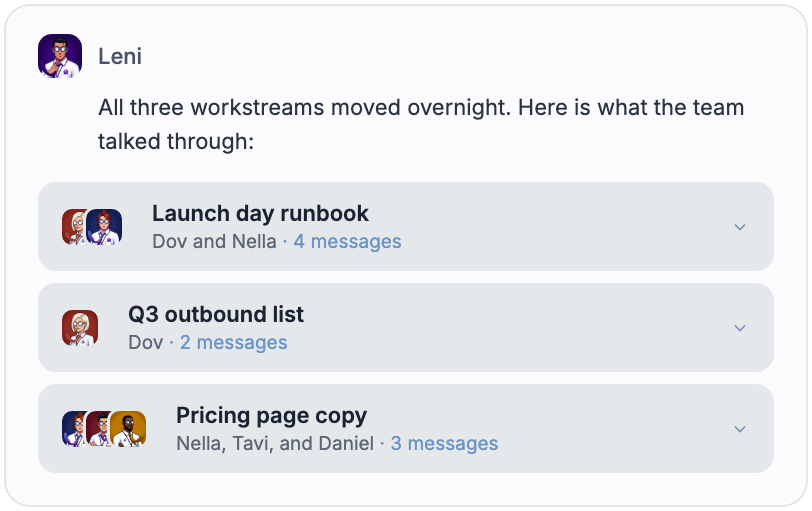
#> input picture email/2026-09-23-changelog-digest-topics-v2.png, 812 x 511 px
$ python halftone.py ../../../../email/2026-09-23-changelog-digest-topics-v2.png out.png
#> lines starting #> are read from the running program, lines starting #| are printed output that depends on the picture
"""Print-style portrait treatments from a transparent cutout.

usage: python3 halftone.py <cutout.png> <out.png> --mode halftone|engrave [--cell 9] [--ink 2337FD]
       [--contrast 1.4] [--brightness 1.1] [--width 1400] [--angle 22] [--bottom 1.0]
"""
import argparse, math
import numpy as np
from PIL import Image, ImageDraw, ImageOps, ImageEnhance, ImageFilter

p = argparse.ArgumentParser()
p.add_argument('src'); p.add_argument('out')
p.add_argument('--mode', default='halftone')
p.add_argument('--cell', type=int, default=9)
p.add_argument('--ink', default='2337FD')
p.add_argument('--contrast', type=float, default=1.4)
p.add_argument('--brightness', type=float, default=1.1)
p.add_argument('--width', type=int, default=1400)
p.add_argument('--angle', type=float, default=22)
p.add_argument('--bottom', type=float, default=1.0, help='keep this fraction of height (crop torso)')
p.add_argument('--fade', type=float, default=0.0, help='fade out the bottom this fraction')
a = p.parse_args()
ink = tuple(int(a.ink[i:i+2], 16) for i in (0, 2, 4))

src = Image.open(a.src).convert('RGBA')
src = src.crop((0, 0, src.width, int(src.height * a.bottom)))
scale = (a.width * 2) / src.width
#> scale = 3.45
src = src.resize((int(src.width * scale), int(src.height * scale)), Image.LANCZOS)
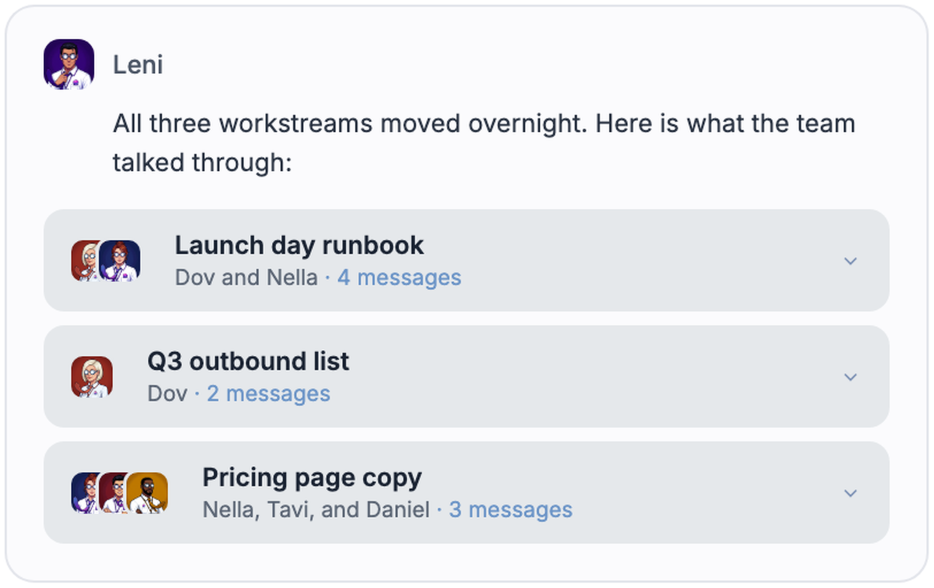
#> src: PIL image 2800x1762 RGBA (shown at 1/3 size); mean R, G, B, A 233.4, 234.5, 237.6, 255
alpha = src.split()[3]
#> alpha: PIL image 2800x1762 L; every value is 255
if a.fade > 0:
    W, H = alpha.size
    grad = Image.linear_gradient('L').resize((W, int(H * a.fade))).transpose(Image.FLIP_TOP_BOTTOM)
    full = Image.new('L', (W, H), 255); full.paste(grad, (0, H - grad.height))
    alpha = Image.fromarray((np.asarray(alpha).astype(float) * np.asarray(full).astype(float) / 255).astype('uint8'))
gray = ImageOps.grayscale(src)
gray = ImageEnhance.Contrast(gray).enhance(a.contrast)
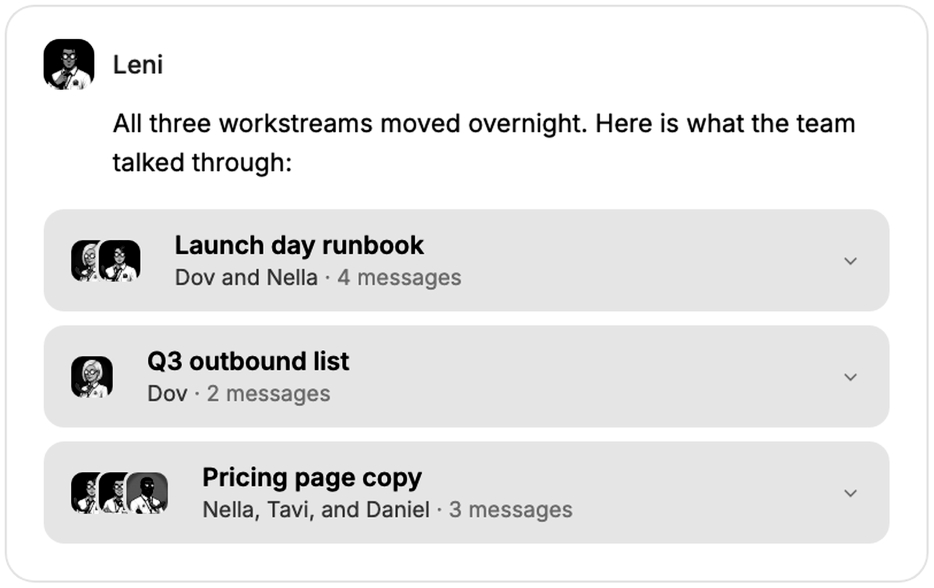
#> gray: PIL image 2800x1762 L (shown at 1/3 size); min 0, max 255, mean 233.2
gray = ImageEnhance.Brightness(gray).enhance(a.brightness)
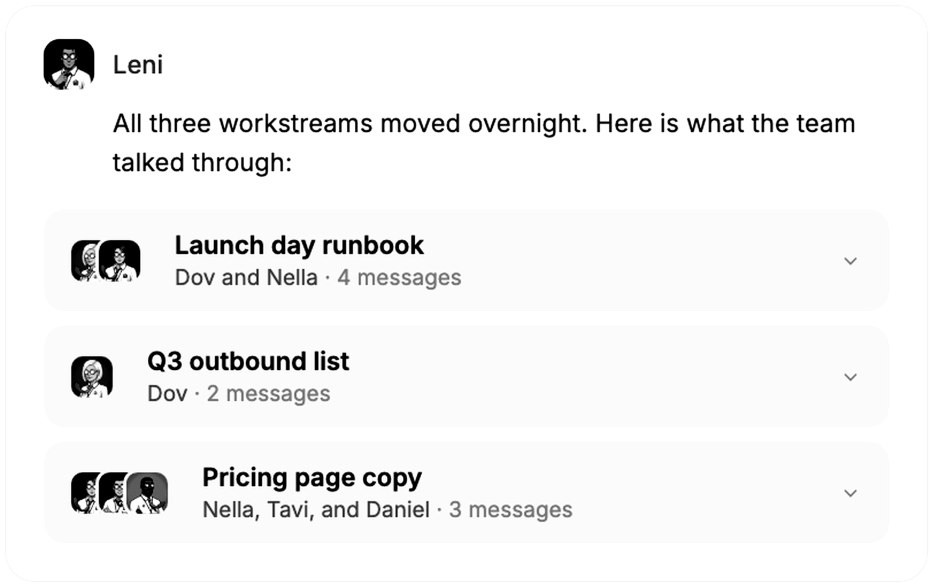
#> gray: PIL image 2800x1762 L (shown at 1/3 size); min 0, max 255, mean 243.4
W, H = gray.size
#> W = 2800; H = 1762
g = np.asarray(gray).astype(float) / 255.0
al = np.asarray(alpha).astype(float) / 255.0
#> al: shape (1762, 2800) float64; every value is 1
out = Image.new('RGBA', (W, H), (0, 0, 0, 0)); d = ImageDraw.Draw(out)
#> after `out = Image.new('RGBA', (W, H), (0, 0, 0, 0))`: out: PIL image 2800x1762 RGBA; every value is 0

if a.mode == 'halftone':
    cell = a.cell * 2
    ca, sa = math.cos(math.radians(a.angle)), math.sin(math.radians(a.angle))
    diag = int(math.hypot(W, H))
#> diag = 3308
    n = diag // cell + 2
#> n = 185
    for i in range(-n, n):
        for j in range(-n, n):
            x = i * cell * ca - j * cell * sa + W / 2
            y = i * cell * sa + j * cell * ca + H / 2
            if x < -cell or y < -cell or x > W + cell or y > H + cell:
                continue
            xi, yi = int(min(max(x, 0), W - 1)), int(min(max(y, 0), H - 1))
            cov = al[yi, xi]
            if cov < 0.15:
                continue
            dark = (1.0 - g[yi, xi]) * cov
            r = cell * 0.66 * math.sqrt(dark)
            if r < 1.0:
                continue
            d.ellipse((x - r, y - r, x + r, y + r), fill=ink + (255,))
elif a.mode == 'engrave':
    sp = a.cell * 2
    gb = np.asarray(gray.filter(ImageFilter.GaussianBlur(1.2))).astype(float) / 255.0
    for y0 in range(0, H, sp):
        top, bot = [], []
        for x in range(0, W, 3):
            yy = y0 + 2.2 * math.sin(x / 40.0) + 1.2 * math.sin(x / 9.0)
            yi = int(min(max(yy, 0), H - 1))
            cov = al[yi, x]
            if cov < 0.15:
                if len(top) > 2:
                    d.polygon(top + bot[::-1], fill=ink + (255,))
                top, bot = [], []
                continue
            t = (1.0 - gb[yi, x]) * cov * sp * 0.95
            top.append((x, yy - t / 2)); bot.append((x, yy + t / 2))
        if len(top) > 2:
            d.polygon(top + bot[::-1], fill=ink + (255,))
out = out.resize((W // 2, H // 2), Image.LANCZOS)
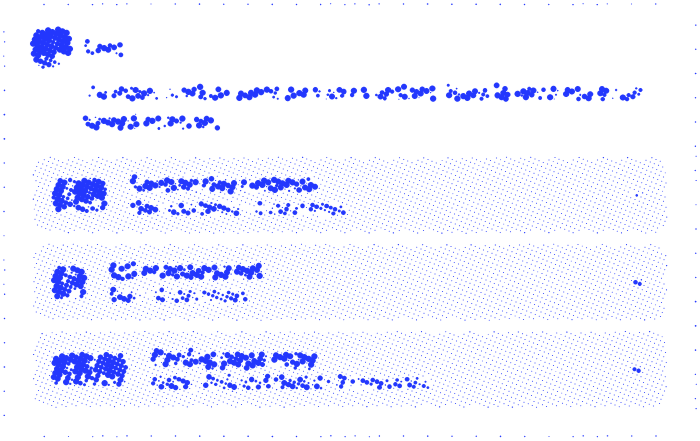
#> out: PIL image 1400x881 RGBA (shown at 1/2 size); mean R, G, B, A 4.5, 7.2, 46.1, 17.5; transparent parts drawn white
out.save(a.out)
print(a.out, out.size)
#| out.png (1400, 881)

$ run again, on email/2026-09-23-changelog-digest-topics-v4.png
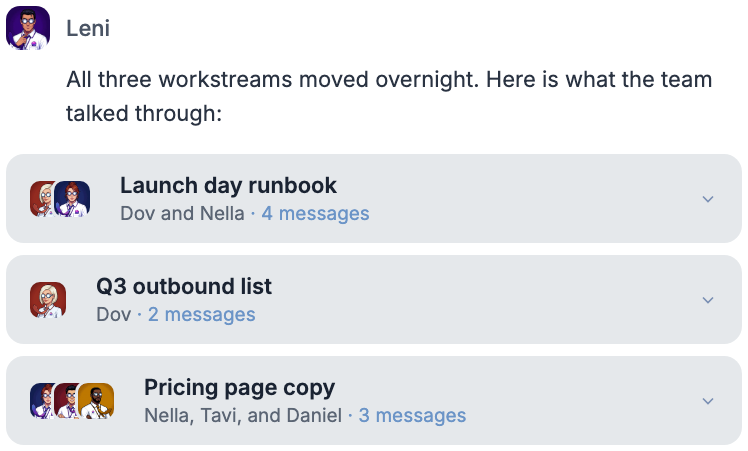
#> input picture email/2026-09-23-changelog-digest-topics-v4.png, 748 x 451 px
#> alpha: PIL image 2800x1688 L; every value is 255
#> `gray = ImageEnhance.Brightness(gray).enhance(a.brightness)`:
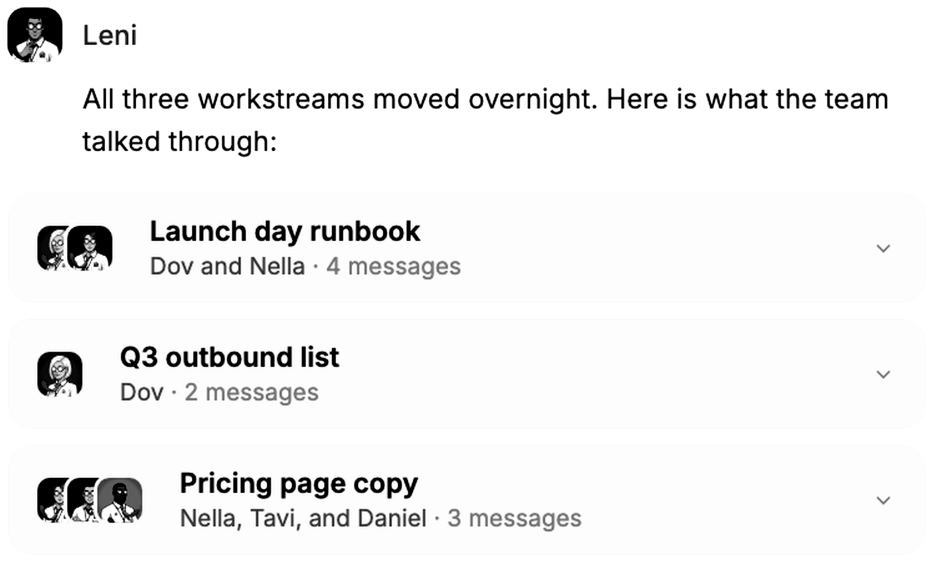
#> gray: PIL image 2800x1688 L (shown at 1/3 size); min 0, max 255, mean 241.9
#> al: shape (1688, 2800) float64; every value is 1
#> `out = out.resize((W // 2, H // 2), Image.LANCZOS)`:
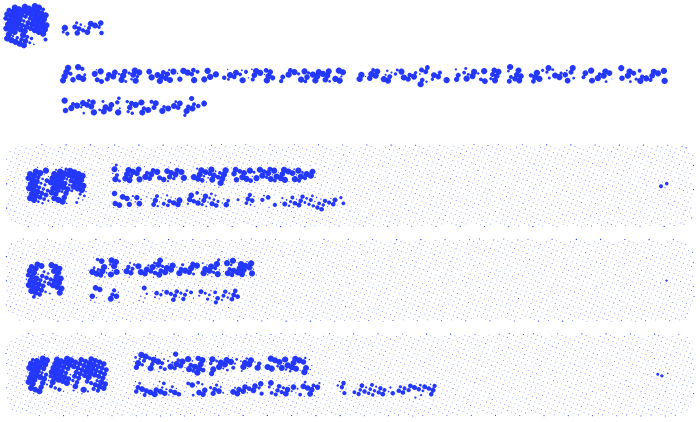
#> out: PIL image 1400x844 RGBA (shown at 1/2 size); mean R, G, B, A 4.8, 7.8, 45.6, 19.4; transparent parts drawn white
#| out.png (1400, 844)

$ run again, on email/2026-09-23-changelog-digest-topics-v6.png
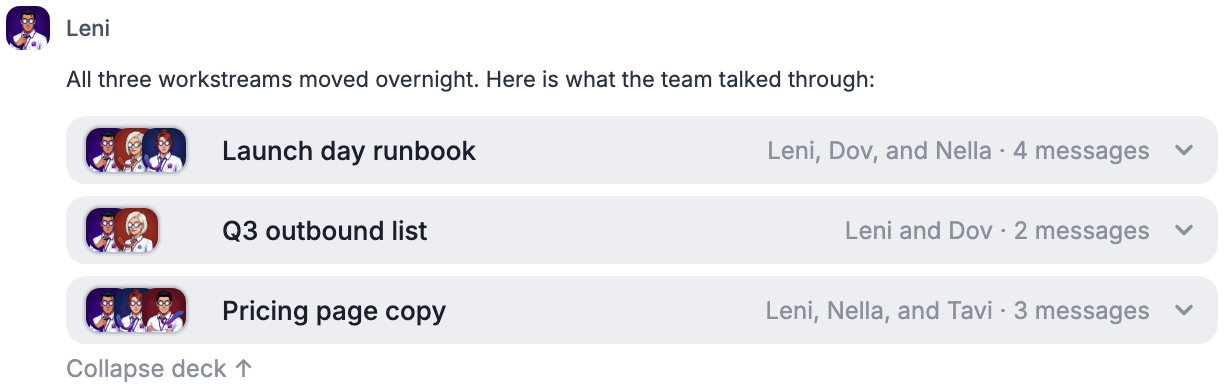
#> input picture email/2026-09-23-changelog-digest-topics-v6.png, 1224 x 388 px
#> alpha: PIL image 2800x887 L; every value is 255
#> `gray = ImageEnhance.Contrast(gray).enhance(a.contrast)`:
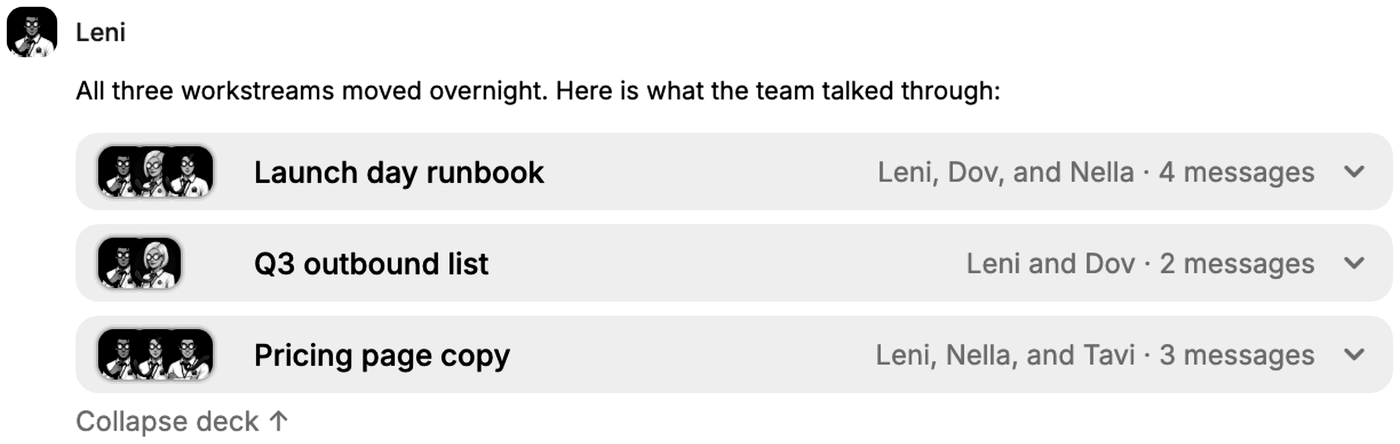
#> gray: PIL image 2800x887 L (shown at 1/2 size); min 0, max 255, mean 234.5
#> al: shape (887, 2800) float64; every value is 1
#> `out = out.resize((W // 2, H // 2), Image.LANCZOS)`:
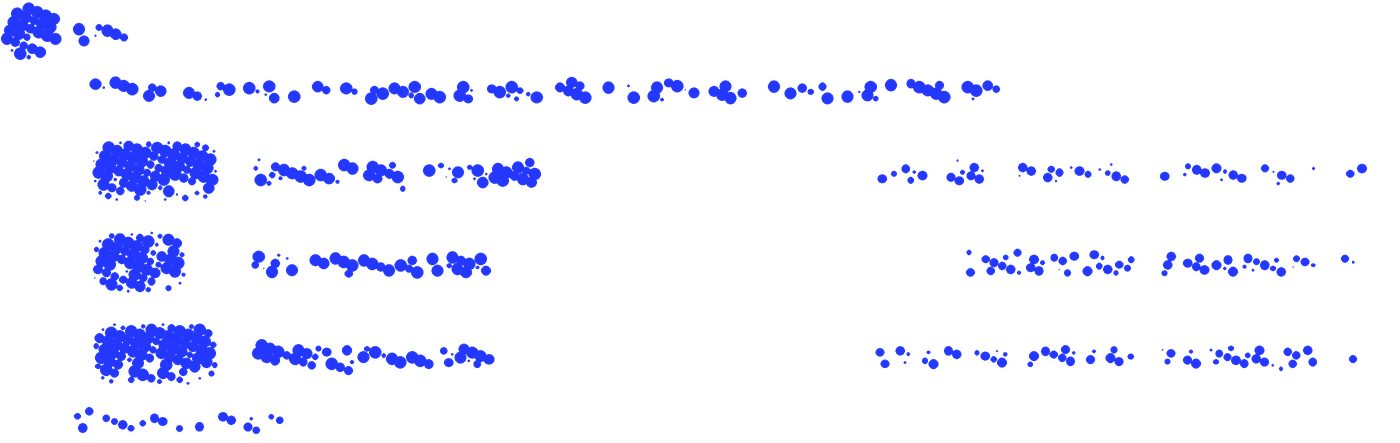
#> out: PIL image 1400x443 RGBA; mean R, G, B, A 3, 4.8, 24.1, 16.7; transparent parts drawn white
#| out.png (1400, 443)
